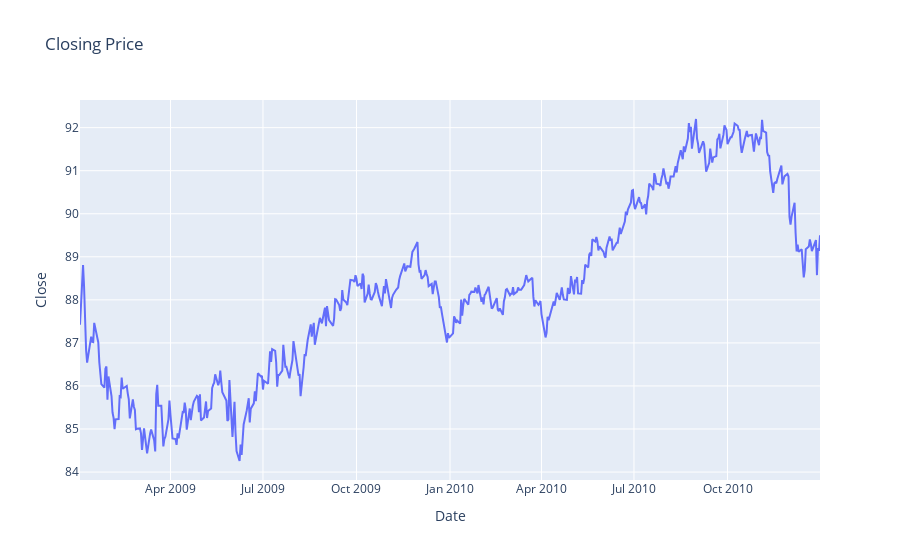

This figure's notebook cell:
### Markdown cell above
Distribution wise, the data is fairly distributed.

### Code cell
import plotly.express as px
fig = px.line(after, x="Date", y="Close",  
              title='Closing Price')
fig.show()

### Figure 1 — Plotly figure (JSON) as saved in the notebook; plotly's stock layout.template omitted (floating-point values rounded to 4 significant figures; data arrays with more than 128 entries replaced by an {"elided": "..."} marker saying what was removed)
{"data": [{"hovertemplate": "Date=%{x}<br>Close=%{y}<extra></extra>", "legendgroup": "", "line": {"color": "#636efa", "dash": "solid"}, "marker": {"symbol": "circle"}, "mode": "lines", "name": "", "orientation": "v", "showlegend": false, "type": "scatter", "x": {"elided": "504 str values"}, "xaxis": "x", "y": {"elided": "504 float values"}, "yaxis": "y"}], "layout": {"legend": {"tracegroupgap": 0}, "title": {"text": "Closing Price"}, "xaxis": {"anchor": "y", "domain": [0, 1], "title": {"text": "Date"}}, "yaxis": {"anchor": "x", "domain": [0, 1], "title": {"text": "Close"}}}}
